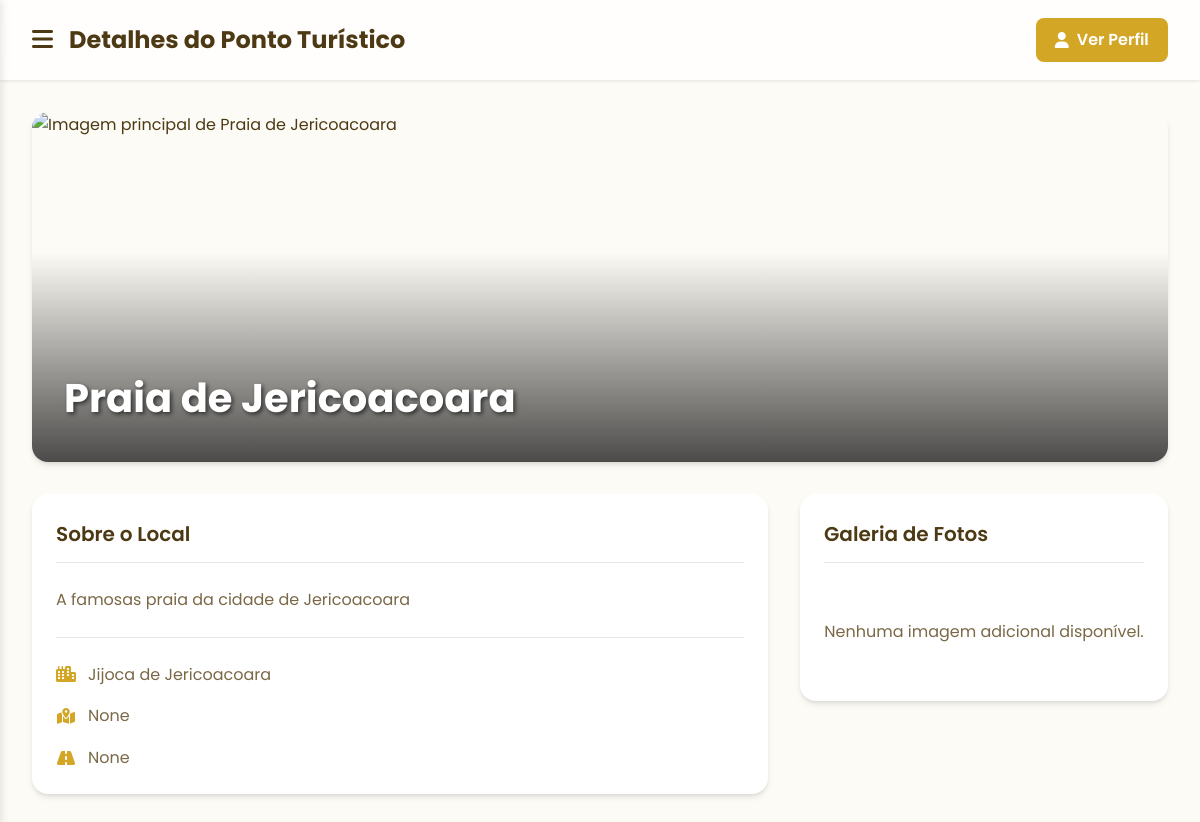
The app's page /pontos/2 with its own data.
### tables this page shows
CREATE TABLE pontos_turisticos 
(
    id_ponto_turistico INTEGER PRIMARY KEY AUTOINCREMENT,
    nome TEXT,
    cidade TEXT,
    bairro TEXT,
    rua TEXT,
    numero TEXT,
    info_ponto_turistico TEXT
);

### routes/route_pontos.py (the view)
@ponto_bp.route('/pontos/<int:id_ponto>')
def detalhes_ponto(id_ponto):
    model = PontoTuristicoModel()
    ponto = model.buscar_por_id(id_ponto)
    if not ponto:
        flash("Ponto turístico não encontrado!", "danger")
        return redirect(url_for("ponto.listar_pontos"))
    if 'usuario' in session:
        icone = "/static/{}".format(session['usuario']['imagem'])
        endereco = "/perfil_usuario"
    elif 'hotel' in session:
        icone = "/static/{}".format(session['hotel']['foto'])
        endereco = "/perfil_hotel"
    else:
        icone = "/static/imagens/user.png"
        endereco = "/login"
    return render_template(
        "detalhes_ponto.html",
        ponto=ponto,
        icone=icone,
        endereco=endereco
    )

### models/connect.py (called while the page is built)
    def connect(self):
        self.conn = sqlite3.connect(self.db_name)
        self.conn.row_factory = sqlite3.Row  # Para retornar dicionários
        self.cursor = self.conn.cursor()

    def execute(self, query, params=None):
        if self.conn is None:
            self.connect()
        if params:
            self.cursor.execute(query, params)
        else:
            self.cursor.execute(query)
        return self.cursor

    def fetchone(self):
        return self.cursor.fetchone()

    def close(self):
        if self.conn:
            self.conn.close()
            self.conn = None
            self.cursor = None

### models/pontos_turisticos_model.py (called while the page is built)
    def buscar_por_id(self, id_ponto):
        db = Database()
        db.connect()
        sql = """
            SELECT pt.*, img.*
            FROM pontos_turisticos pt
            LEFT JOIN IMG_PT img ON pt.id_ponto_turistico = img.id_ponto_turistico
            WHERE pt.id_ponto_turistico = ?
        """
        db.execute(sql, (id_ponto,))
        ponto = db.fetchone()
        db.close()
        return ponto

### templates/detalhes_ponto.html (shortened to what this page needs)
<!DOCTYPE html>
<html lang="pt-BR">
<head>
  <link rel="stylesheet" href="/static/estilos/estilo_detalhes_ponto.css">
  <link rel="stylesheet" href="https://cdnjs.cloudflare.com/ajax/libs/font-awesome/6.4.0/css/all.min.css">
</head>
<body>
  <div class="page-wrapper">
    <header class="header">
      <div class="header-content">
        <div class="header-left">
          <button class="menu-btn" onclick="toggleSidebar()">
            <i class="fas fa-bars"></i>
          </button>
          <h1>Detalhes do Ponto Turístico</h1>
        </div>
        <div class="header-right">
          <a href="{{endereco}}" class="btn btn-edit">
            <i class="fas fa-user"></i>
            <span>Ver Perfil</span>
          </a>
        </div>
      </div>
    </header>
    <main class="main-content">
      <section class="ponto-banner">
        <img src="{{ url_for('static', filename=ponto.imagem_capa) if ponto.imagem_capa else '/static/imagens/default_banner.jpg' }}" alt="Imagem principal de {{ ponto.nome }}" class="banner-img">
        <div class="banner-overlay">
          <h2 class="ponto-name-banner">{{ ponto.nome }}</h2>
        </div>
      </section>
      <div class="grid-layout">
        <div class="info-column">
          <section class="card">
            <h3 class="section-title">Sobre o Local</h3>
            <p class="ponto-descricao">{{ ponto.info_ponto_turistico }}</p>
            <div class="info-list">
                <div class="info-item">
                    <i class="fas fa-city"></i>
                    <span>{{ ponto.cidade }}</span>
                </div>
                <div class="info-item">
                    <i class="fas fa-map-marked-alt"></i>
                    <span>{{ ponto.bairro }}</span>
                </div>
                <div class="info-item">
                    <i class="fas fa-road"></i>
                    <span>{{ ponto.rua }}</span>
                </div>
            </div>
          </section>
        </div>
        <div class="gallery-column">
            <section class="card">
                <h3 class="section-title">Galeria de Fotos</h3>
                 {% if not ponto.imagem_extra_1 and not ponto.imagem_extra_2 and not ponto.imagem_extra_3 and not ponto.imagem_extra_4 %}
                    <p class="no-images-text">Nenhuma imagem adicional disponível.</p>
                {% endif %}
            </section>
        </div>
      </div>
    </main>
  </div>
</body>
</html>

### static/estilos/estilo_detalhes_ponto.css (style rules this page uses)
:root { --cor-fundo: #FDFBF5; --cor-fundo-card: #FFFFFF; --cor-primaria: #d3a625; --cor-primaria-hover: #b68b1c; --cor-texto-principal: #4d3a14; --cor-texto-secundario: #7a6846; --cor-info: #17a2b8; --cor-borda: #E5E7EB; --sombra-card: 0 4px 6px -1px rgb(0 0 0 / 0.1), 0 2px 4px -2px rgb(0 0 0 / 0.1); }
* { margin: 0; padding: 0; box-sizing: border-box; }
body { font-family: 'Poppins', sans-serif; background-color: var(--cor-fundo); color: var(--cor-texto-principal); line-height: 1.6; }
.page-wrapper { transition: margin-left 0.3s ease-in-out; }
.header { background-color: rgba(255, 255, 255, 0.8); backdrop-filter: blur(10px); box-shadow: 0 1px 3px rgba(0,0,0,0.1); position: sticky; top: 0; z-index: 990; }
.header-content { display: flex; align-items: center; justify-content: space-between; height: 5rem; padding: 0 2rem; max-width: 1400px; margin: 0 auto; }
.header-left { display: flex; align-items: center; gap: 1rem; }
.header-left h1 { font-size: 1.5rem; font-weight: 700; }
.menu-btn { background: none; border: none; font-size: 1.5rem; cursor: pointer; color: var(--cor-texto-principal); }
.header-right { display: flex; gap: 1rem; }
.btn { display: inline-flex; align-items: center; justify-content: center; gap: 0.5rem; padding: 0.6rem 1.2rem; border: none; border-radius: 8px; font-weight: 600; text-decoration: none; cursor: pointer; transition: background-color 0.2s, box-shadow 0.2s; }
.btn-edit { background-color: var(--cor-primaria); color: white; }
.main-content { padding: 2rem; max-width: 1400px; margin: 0 auto; }
.card { background-color: var(--cor-fundo-card); padding: 1.5rem; border-radius: 1rem; box-shadow: var(--sombra-card); }
.section-title { font-size: 1.25rem; font-weight: 600; margin-bottom: 1.5rem; padding-bottom: 0.75rem; border-bottom: 1px solid var(--cor-borda); }
.ponto-banner { position: relative; width: 100%; height: 350px; border-radius: 1rem; overflow: hidden; margin-bottom: 2rem; box-shadow: var(--sombra-card); }
.banner-img { width: 100%; height: 100%; object-fit: cover; }
.banner-overlay { position: absolute; inset: 0; background: linear-gradient(to top, rgba(0,0,0,0.7) 0%, rgba(0,0,0,0) 60%); display: flex; align-items: flex-end; padding: 2rem; }
.ponto-name-banner { font-size: 2.5rem; font-weight: 700; color: white; text-shadow: 2px 2px 4px rgba(0,0,0,0.6); }
.grid-layout { display: grid; grid-template-columns: 1fr; gap: 2rem; }
.ponto-descricao { color: var(--cor-texto-secundario); margin-bottom: 1.5rem; }
.info-list { display: flex; flex-direction: column; gap: 1rem; margin-top: 1.5rem; border-top: 1px solid var(--cor-borda); padding-top: 1.5rem; }
.info-item { display: flex; align-items: center; gap: 0.75rem; color: var(--cor-texto-secundario); }
.info-item i { color: var(--cor-primaria); width: 20px; text-align: center; }
.no-images-text { color: var(--cor-texto-secundario); text-align: center; padding: 2rem 0; }
@media (min-width: 768px) { .grid-layout { grid-template-columns: 2fr 1fr; } }

### records on screen
pontos_turisticos: nome "Praia de Jericoacoara", info_ponto_turistico "A famosas praia da cidade de Jericoacoara", cidade "Jijoca de Jericoacoara"

### other values on screen
{{ ponto.bairro }} "None"
{{ ponto.rua }} "None"
